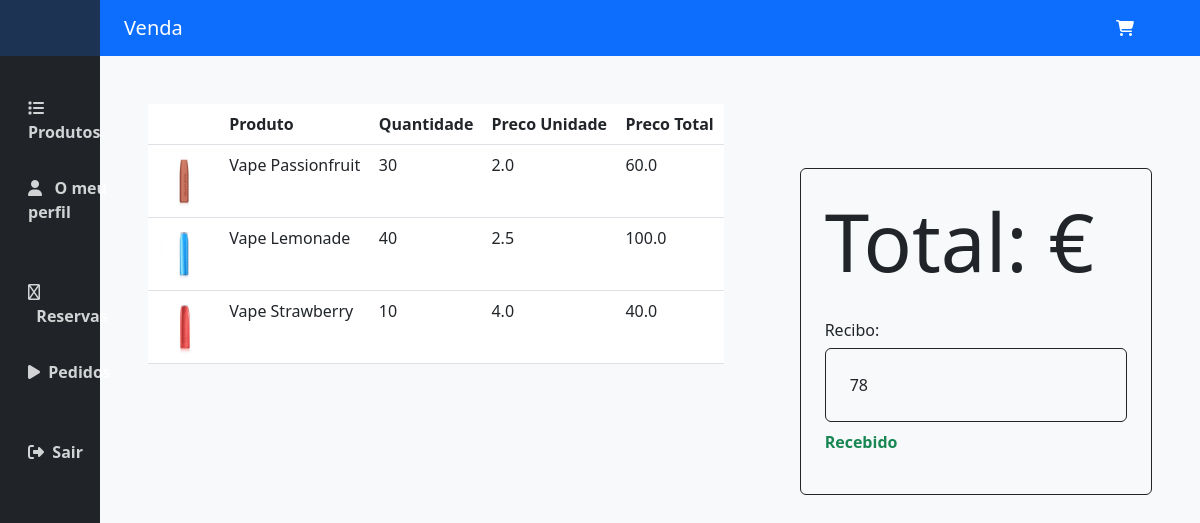
Screenshot of /store/stockorder/1 (signed in) with the database file from the repository.
### store/models.py (models this page shows)
class ProdutoEncomenda(models.Model):
    Encomenda = models.ForeignKey(Encomenda, on_delete=models.CASCADE)
    Produto = models.ForeignKey(Produto, on_delete=models.CASCADE)
    Quantidade = models.IntegerField()
    Preco_Unidade = models.FloatField(default=0)
    class Meta:
        unique_together = (("Encomenda", "Produto"),)

class Produto(models.Model):
    Nome = models.CharField(max_length=50)
    Imagem = models.CharField(max_length=250)
    Stock = models.IntegerField(default=0)
    Preco_Unidade = models.FloatField()
    Descricao = models.CharField(max_length=500)

class Encomenda(models.Model):
    Solicitador = models.ForeignKey(
        User_Extension, on_delete=models.SET_NULL, null=True
    )
    Data = models.DateTimeField()
    Preco_Total = models.FloatField()
    Recibo = models.IntegerField()
    Recebido = models.BooleanField(default=False)

### store/views.py (the view)
# urls.py: path("stockorder/<int:orderid>", views.orderdetails, name="orderdetails"),
@login_required
def orderdetails(request, orderid):
    if not has_permission(request, ["is_app_admin", "is_employee"]):
        return HttpResponseRedirect(reverse("store:login"))
    userext = User_Extension.objects.get(User=request.user)
    if userext.Tipo == "AA":
        enc = get_object_or_404(Encomenda, id=orderid)
        pe = ProdutoEncomenda.objects.filter(Encomenda=enc)
        valset = set(pe.values_list("Produto", flat=True))
        p = Produto.objects.filter(id__in=valset)
        for item in pe:
            item.Total = item.Quantidade * item.Preco_Unidade
        return render(
            request,
            "store/orderdetail.html",
            {
                "enc": enc,
                "pe": pe,
            },
        )
    else:
        return HttpResponseRedirect(reverse("store:stockorder"))

### store/models.py (called while the page is built)
    def get_tipo_permissions(self):
        if self.Tipo == self.Tipos.CLIENTE.value:
            return ["is_client"]
        elif self.Tipo == self.Tipos.APPADMIN.value:
            return ["is_app_admin"]
        elif self.Tipo == self.Tipos.EMPREGADO.value:
            return ["is_employee"]
        else:
            return []

### store/views.py (called while the page is built)
def has_permission(request, perm_list):
    userext = User_Extension.objects.get(User=request.user)
    for i in userext.get_tipo_permissions():
        if i in perm_list:
            return True
    return False

### store/templates/store/orderdetail.html (shortened to what this page needs)
{% extends "./base.html" %}
{% load static %}
{% block nav-bar-title %} Venda {% endblock %}
{% block main-content %}
<div class="container-fuild">
    <div class="row justify-content-between mt-6">
        <div class="col-md-7">
        <table class="table table-hover">
            <thead>
              <tr>
                <th scope="col"></th>
                <th scope="col">Produto</th>
                <th scope="col">Quantidade</th>
                <th scope="col">Preco Unidade</th>
                <th scope="col">Preco Total</th>
              </tr>
            </thead>
            <tbody>
                {% for item in pe %}
              <tr>
                <td><img src="{% static item.Produto.Imagem %}" id="output" class="rounded img-fluid" style="max-width: 7vh; max-height: 7vh"
                    alt="No image available"></td>
                <td>{{ item.Produto.Nome }}</td>
                <td>{{ item.Quantidade }}</td>
                <td>{{ item.Preco_Unidade }}</td>
                <td>{{ item.Total }}</td>
              </tr>
              {% endfor %}
            </tbody>
          </table>
        </div>
        <div class="col-md-5 pl-3" style="padding-left: 8vh; padding-top: 8vh">
            <div class="border rounded p-4 border-dark" style="max-width: 50vh">
                <h1 style="font-size: 10vh">Total: {{ v.Preco_Total }}€</h1>
                <br>
                <p class="h6">Recibo:</p>
                <div class="border rounded p-4 border-dark" style="max-width: 40vh"> {{enc.Recibo}} </div>
                <div class="mt-2">
                {% if not enc.Recebido %}
                <a href="{% url 'store:received' enc.id %}"><button type="submit" class="btn btn-warning mt-3"><b>Marcar como recebido</b></button></a>
                </form>
                {% else %}
                <p class="text-success"><b>
                Recebido
                {% endif %}
                </b></p></div>
              </div>
        </div>
    </div>
</div>
{% endblock %}

### rows the page displays
ProdutoEncomenda: Produto.Imagem (picture), Produto.Nome "Vape Passionfruit", Quantidade "30", Preco_Unidade "2.0", Total "60.0"
ProdutoEncomenda: Produto.Imagem (picture), Produto.Nome "Vape Lemonade", Quantidade "40", Preco_Unidade "2.5", Total "100.0"
ProdutoEncomenda: Produto.Imagem (picture), Produto.Nome "Vape Strawberry", Quantidade "10", Preco_Unidade "4.0", Total "40.0"
Encomenda: Recibo "78"
